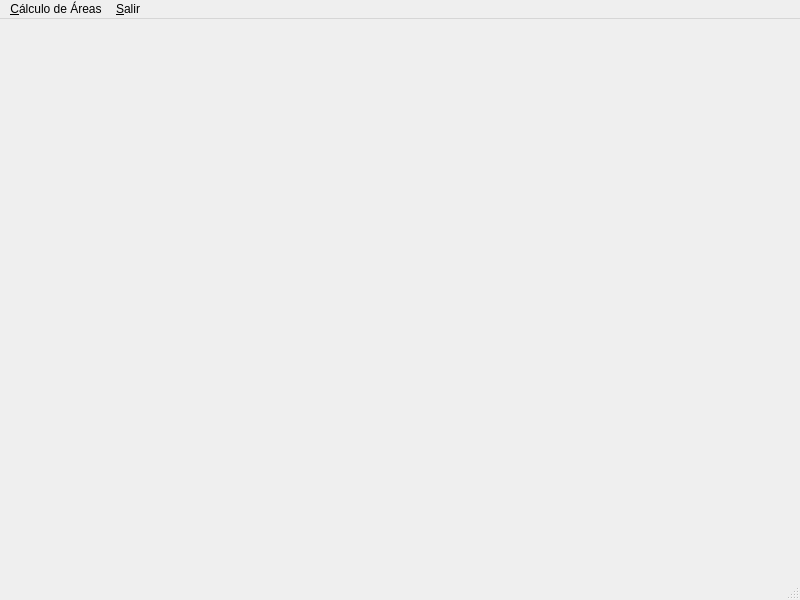
<?xml version="1.0" encoding="UTF-8"?>
<ui version="4.0">
 <class>MainWindow</class>
 <widget class="QMainWindow" name="MainWindow">
  <property name="geometry">
   <rect>
    <x>0</x>
    <y>0</y>
    <width>800</width>
    <height>600</height>
   </rect>
  </property>
  <property name="windowTitle">
   <string>Calculadora de Áreas</string>
  </property>
  <widget class="QWidget" name="centralwidget"/>
  <widget class="QMenuBar" name="menubar">
   <property name="geometry">
    <rect>
     <x>0</x>
     <y>0</y>
     <width>800</width>
     <height>22</height>
    </rect>
   </property>
   <widget class="QMenu" name="menuCalculoAreas">
    <property name="title">
     <string>&amp;Cálculo de Áreas</string>
    </property>
    <addaction name="actionCirculo"/>
    <addaction name="actionTriangulo"/>
    <addaction name="actionRectangulo"/>
    <addaction name="actionCuadrado"/>
   </widget>
   <widget class="QMenu" name="menuSalir">
    <property name="title">
     <string>&amp;Salir</string>
    </property>
    <addaction name="actionSalir"/>
   </widget>
   <addaction name="menuCalculoAreas"/>
   <addaction name="menuSalir"/>
  </widget>
  <widget class="QStatusBar" name="statusbar"/>
  <!-- Aquí abajo van las acciones como hijos directos -->
  <action name="actionCirculo">
   <property name="text">
    <string>Círculo</string>
   </property>
   <property name="shortcut">
    <string>Ctrl+A</string>
   </property>
  </action>
  <action name="actionTriangulo">
   <property name="text">
    <string>Triángulo</string>
   </property>
  </action>
  <action name="actionRectangulo">
   <property name="text">
    <string>Rectángulo</string>
   </property>
  </action>
  <action name="actionCuadrado">
   <property name="text">
    <string>Cuadrado</string>
   </property>
  </action>
  <action name="actionSalir">
   <property name="text">
    <string>Salir</string>
   </property>
   <property name="shortcut">
    <string>Ctrl+Q</string>
   </property>
  </action>
 </widget>
 <resources/>
 <connections/>
</ui>
